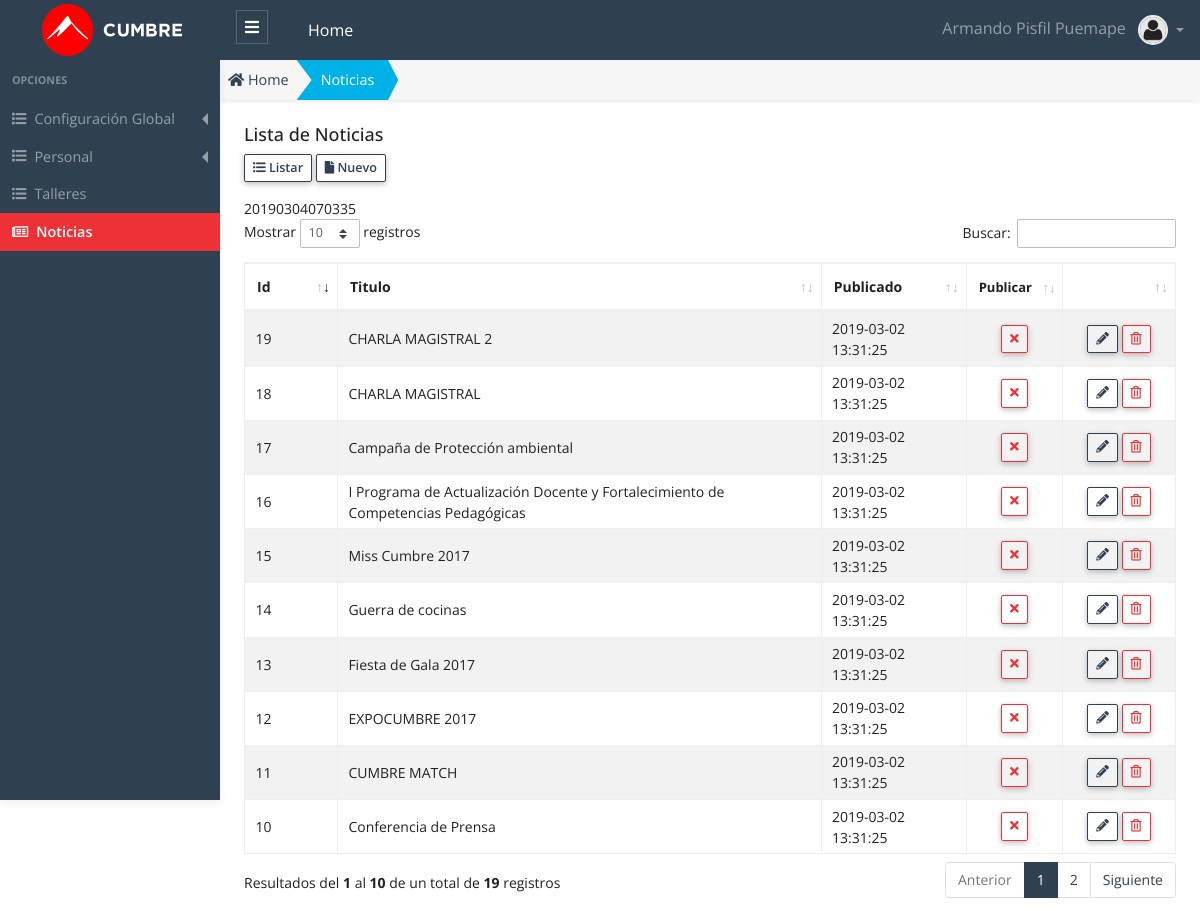
The app's page /public/admin/noticia/noticia.php (signed in) with its own data.
### tables this page shows
CREATE TABLE `noticia`  (
  `id` int(11) UNSIGNED NOT NULL AUTO_INCREMENT,
  `titulo` varchar(120) NOT NULL,
  `descripcion` longtext NULL,
  `imagen` varchar(200) NULL DEFAULT '',
  `url` varchar(200) NOT NULL,
  `item` int(11) NULL DEFAULT NULL,
  `estado` tinyint(1) UNSIGNED NULL DEFAULT 1,
  `created_up` timestamp(0) NULL DEFAULT CURRENT_TIMESTAMP(0) ON UPDATE CURRENT_TIMESTAMP(0),
  `publicar` char(1) NULL DEFAULT 'S',
  `glosa` text NULL,
  PRIMARY KEY (`id`) USING BTREE
);

### public/app/database/Connection.php (called while the page is built, shortened)
<?php
Class Connection
{
  protected $db_host   = 'localhost';
  protected $db_user   = 'root';
  protected $db_pass   = '';
  protected $db_name   = 'escuelac_w_ne16';
  protected $db_port   = '3306';
  protected $db_driver = 'mysql';
  protected $query  = '';
  protected $conn   = null  ;
  private function openConnection()
  {
    $str_conn = $this->db_driver.":host=".$this->db_host.";port=".$this->db_port.";dbname=" .$this->db_name;
    $this->conn = new PDO($str_conn,$this->db_user,$this->db_pass);
    $this->conn->setAttribute(PDO::ATTR_ERRMODE, PDO::ERRMODE_EXCEPTION);
    $this->conn->query("SET NAMES 'utf8'");
    return $this->conn ;
  }
  protected function executeQuery()
  {
    $stm = $this->conn->prepare($this->query);
    $this->status = $stm->execute() ;
    if($this->status)
    {
      $column_count = $stm->columnCount() ;
      if ($column_count > 0)
      {
        $rows  = $stm->fetchAll(PDO::FETCH_ASSOC) ;
      }
    }
  }
}

### public/app/models/Noticia.php (called while the page is built, shortened)
<?php
class Noticia extends Connection {
  public function getAll()
  {
    try{
      $this->query = "SELECT * FROM noticia; ";
      $this->executeQuery();
      $data = $this->rows ;
      return $data;
    }catch(exception $e){
      throw new Exception($e->getMessage());
    }
  }
}

### public/app/controllers/NoticiaController.php (called while the page is built, shortened)
<?php
 class NoticiaController
{
  public function getAll()
  {
    try
    {
      $noticia  = new Noticia();
      $data = $noticia->getAll();
      return $data ;
    }
    catch (Exception $e)
    {
      throw new Exception($e->getMessage());
    }
  }
}

### public/admin/noticia/noticia.php (the view, shortened to what this page needs)
<?php
    $noticia_controller = new NoticiaController();
    $data = $noticia_controller->getAll();
?>
<?php $title_page = "Noticias" ; ?>
<!DOCTYPE html>
<html lang="es">
<head>
  <?php
    require_once "../layout/head_links.phtml";
  ?>
</head>
<body>
  <?php require "../layout/header.phtml"; ?>
  <div class="app-wrap">
    <?php require_once "../layout/sidebar.phtml";?>
    <main role="main" class="main">
      <nav class="full-content" aria-label="breadcrumb">
        <ol class="breadcrumb breadcrumb-shape shadow-sm radius-0">
          <li class="breadcrumb-item">
            <a href="admin">
              <i class="fas fa-home"></i> Home
            </a>
          </li>
          <li class="breadcrumb-item active bg-info text-white" aria-current="page">
            <a class="link-white" href="admin/noticia/noticia.php">
              <?php echo $title_page ?>
            </a>
          </li>
        </ol>
      </nav>
      <div class="container-full p-2 fs-x-14">
        <div class="row">
          <div class="col-12">
            <h5 class="page-header-title">Lista de <?php echo $title_page ?> </h5>
          </div>
          <div class="col-12 mb-3">
            <a href="admin/noticia/noticia.php" class="btn btn-outline-primary btn-sm btn-bar" role="button">
              <i class="fas fa-list-ul"></i>
              Listar
            </a>
            <a href="admin/noticia/nuevo.php" class="btn btn-outline-primary btn-sm btn-bar" role="button">
              <i class="fas fa-file"></i>
              Nuevo
            </a>
          </div>
          <div class="col-12">
            <div class="table-responsive">
            <?php echo date('YmdHms',time()) ;?>
            <table id="dataTableList" class="table table-striped table-bordered" style="width:100%">
              <thead>
                <tr>
                  <th width="50">Id </th>
                  <th>Titulo </th>
                  <th>Publicado </th>
                  <th width="50" class="fs-x-13"> Publicar </th>
                  <th width="70"></th>
                </tr>
              </thead>
              <tbody>
                <?php foreach ($data as &$row) {?>
                  <?php
                    $classBtn = "" ;
                    $title    = "" ;
                    $icon_pub = "" ;
                    if(!empty($row["publicar"])){
                      if($row["publicar"] == "S"){
                        $classBtn =  "btn-outline-danger";
                        $title = "Desactivar/Ocultar" ;
                        $icon_pub = '<i class="fas fa-times"></i>';
                      }
                      else {
                        $classBtn =  "btn-outline-success";
                        $title = "Publicar" ;
                        $icon_pub = '<i class="fas fa-check"></i>';
                      }
                    }
                    $title_estado = "" ;
                    if(!empty($row["estado"])){
                      if($row["estado"] == 1){
                        $title_estado = "Eliminar" ;
                      }
                      else {
                        $title_estado = "Recuperar" ;
                      }
                    }
                  ?>
                <tr class="<?php if($row["estado"] == 0 ) echo "tr-estado" ;?>" >
                  <td> <?php echo $row["id"] ?> </td>
                  <td> <?php echo $row["titulo"] ?> </td>
                  <td> <?php echo $row["created_up"] ?> </td>
                  <td class="text-center">
                    <button onclick="modalPublicar(<?php echo $row['id'] ?>, `<?php echo $row['titulo'] ?>` ,`<?php echo $title ?>`, `<?php echo $row['publicar'] ?>`);" class="btn btn-sm lh-1 btn-table <?php echo $classBtn; ?> " title="<?php echo $title; ?>" >
                    <?php echo $icon_pub ;?>
                    </button>
                  </td>
                  <td class="text-center">
                    <a class="btn btn-outline-primary btn-sm lh-1 btn-table" href="admin/noticia/editar.php?id=<?php echo $row["id"] ?>" title="Editar">
                    <i class="fas fa-pencil-alt"></i>
                    </a>
                    <button class="btn btn-outline-danger btn-sm lh-1 btn-table" onclick="modalDelete(<?php echo $row["id"] ?>, `<?php echo $row['titulo'] ?>`,`<?php echo $title_estado ?>`,`<?php echo $row['estado'] ?>`);" title="<?php echo $title_estado ;?>">
                    <i class="far fa-trash-alt"></i>
                    </button>
                  </td>
                </tr>
                <?php }?>
              </tbody>
            </table>
            </div>
          </div>
        </div>
      </div>
    </main>
  </div>
  <?php require_once "../layout/datatables.phtml"?>
</body>
</html>

### records on screen
noticia: id "10", titulo "Conferencia de Prensa", created_up "2019-03-02 13:31:25", publicar "S" (drawn)
noticia: id "11", titulo "CUMBRE MATCH", created_up "2019-03-02 13:31:25", publicar "S" (drawn)
noticia: id "12", titulo "EXPOCUMBRE 2017", created_up "2019-03-02 13:31:25", publicar "S" (drawn)
noticia: id "13", titulo "Fiesta de Gala 2017", created_up "2019-03-02 13:31:25", publicar "S" (drawn)
noticia: id "14", titulo "Guerra de cocinas", created_up "2019-03-02 13:31:25", publicar "S" (drawn)
noticia: id "15", titulo "Miss Cumbre 2017", created_up "2019-03-02 13:31:25", publicar "S" (drawn)
noticia: id "16", titulo "I Programa de Actualización Docente y Fortalecimiento de Competencias Pedagógicas", created_up "2019-03-02 13:31:25", publicar "S" (drawn)
noticia: id "17", titulo "Campaña de Protección ambiental", created_up "2019-03-02 13:31:25", publicar "S" (drawn)
noticia: id "18", titulo "CHARLA MAGISTRAL", created_up "2019-03-02 13:31:25", publicar "S" (drawn)
noticia: id "19", titulo "CHARLA MAGISTRAL 2", created_up "2019-03-02 13:31:25", publicar "S" (drawn)

### other values on screen
$_SESSION['USER']['nombre'] "Armando"
$_SESSION['USER']['apellidos'] "Pisfil Puemape"
$title_page "Noticias"
form field value "10"
